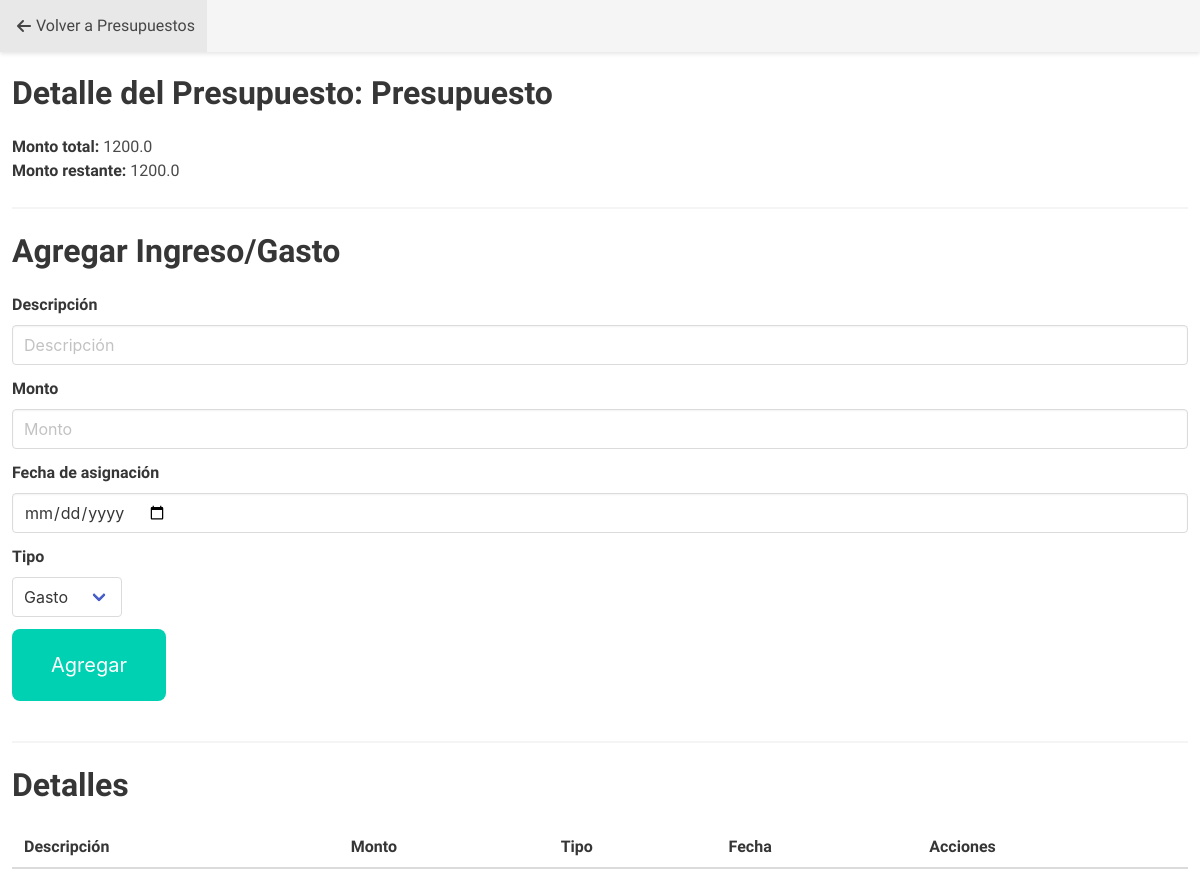
Page /presupuestodetalle/1 (signed in) on the committed database.
### models.py (models this page shows, shortened)
class Presupuesto(db.Model):
    id = db.Column(db.Integer, primary_key=True)
    user_id = db.Column(db.Integer, db.ForeignKey('usuario.id'), nullable=False)
    nombre = db.Column(db.String(100), nullable=False)  # Nombre del presupuesto
    descripcion = db.Column(db.String(500))  # Descripción del presupuesto
    monto_total = db.Column(db.Float, nullable=False)  # Monto total asignado
    fecha_inicio = db.Column(db.Date, nullable=False)  # Fecha de inicio
    fecha_fin = db.Column(db.Date, nullable=False)  # Fecha de fin
    estado = db.Column(db.String(20), default='Activo')  # Estado del presupuesto (Activo, Completado, Cancelado)
    detalles = db.relationship(
        'PresupuestoDetalle',
        backref='presupuesto',
        lazy=True,
        cascade='all, delete-orphan'
    )
    def calcular_monto_gastado(self):
        return sum(detalle.monto for detalle in self.detalles if detalle.tipo == 0)
    def calcular_monto_ingresado(self):
        return sum(detalle.monto for detalle in self.detalles if detalle.tipo == 1)
    def calcular_monto_restante(self):
        return self.monto_total + self.calcular_monto_ingresado() - self.calcular_monto_gastado()

### app.py (the view, shortened to what this page needs)
@app.route('/presupuestodetalle/<int:id>', methods=['GET', 'POST', 'DELETE'])
@login_required
def presupuesto_detalle(id):
    presupuesto = Presupuesto.query.get_or_404(id)
    if presupuesto.user_id != current_user.id:
        abort(403)
    detalles = PresupuestoDetalle.query.filter_by(presupuesto_id=presupuesto.id).all()
    return render_template('presupuesto_detalle.html', presupuesto=presupuesto, detalles=detalles)

### app.py (called while the page is built)
@login_manager.user_loader
def load_user(user_id):
    return Usuario.query.get(int(user_id))

### templates/presupuesto_detalle.html (shortened to what this page needs)
<!DOCTYPE html>
<html lang="es">
<head>
    <link rel="stylesheet" href="https://cdn.jsdelivr.net/npm/bulma@0.9.3/css/bulma.min.css">
    <link rel="stylesheet" href="{{ url_for('static', filename='style.css') }}">
</head>
<body>
    <nav class="navbar is-fixed-top is-light">
        <div id="navbarMenu" class="navbar-menu">
            <div class="navbar-start">
                <a class="navbar-item" href="{{ url_for('presupuesto') }}">
                    <i class="fas fa-arrow-left" style="padding: 5px"></i> Volver a Presupuestos
                </a>
            </div>
        </div>
    </nav>
    <section class="section-dtllPresupuesto" style="margin-top: 75px;">
        <div class="container-dtllPresupuesto">
            <h1 class="title">Detalle del Presupuesto: {{ presupuesto.nombre }}</h1>
            <div>
                <p><strong>Monto total:</strong> {{ presupuesto.monto_total }} </p>
                <p><strong>Monto restante:</strong> <span id="monto_restante">{{ presupuesto.calcular_monto_restante() }}</span></p>
            </div>
            <hr>
            <h2 class="title">Agregar Ingreso/Gasto</h2>
            <form id="detalleForm">
                <div class="field">
                    <label class="label">Descripción</label>
                    <div class="control">
                        <input class="input" type="text" id="descripcion" name="descripcion" placeholder="Descripción" required>
                    </div>
                </div>
                <div class="field">
                    <label class="label">Monto</label>
                    <div class="control">
                        <input class="input" type="number" id="monto" name="monto" placeholder="Monto" step="0.01" required>
                    </div>
                </div>
                <div class="field">
                    <label class="label">Fecha de asignación</label>
                    <div class="control">
                        <input class="input" type="date" id="fecha_asignacion" name="fecha_asignacion" required>
                    </div>
                </div>
                <div class="field">
                    <label class="label">Tipo</label>
                    <div class="control">
                        <div class="select">
                            <select id="tipo" name="tipo">
                                <option value="0">Gasto</option>
                            </select>
                        </div>
                    </div>
                </div>
                <div class="control">
                    <button type="submit" class="button is-primary">Agregar</button>
                </div>
            </form>
            <hr>
            <h2 class="title">Detalles</h2>
            <table class="table is-fullwidth">
                <thead>
                    <tr>
                        <th>Descripción</th>
                        <th>Monto</th>
                        <th>Tipo</th>
                        <th>Fecha</th>
                        <th>Acciones</th>
                    </tr>
                </thead>
            </table>
        </div>
    </section>
</body>
</html>

### static/style.css (style rules this page uses)
:root { --bulma-success-h: 114deg; --bulma-success-s: 85%; --bulma-success-l: 35%; }
* { margin: 0; padding: 0; box-sizing: border-box; font-family: "SUSE", sans-serif; }
body { margin: 12px; }
.navbar { box-shadow: 0 2px 4px rgba(0, 0, 0, 0.1); }
.button { margin-bottom: 1rem; font-size: 1.25rem; padding: 1.75em 1.90em; border-radius: 0.5rem; }

### rows in the picture
Presupuesto: nombre "Presupuesto", monto_total "1200.0", calcular_monto_restante "1200.0"
